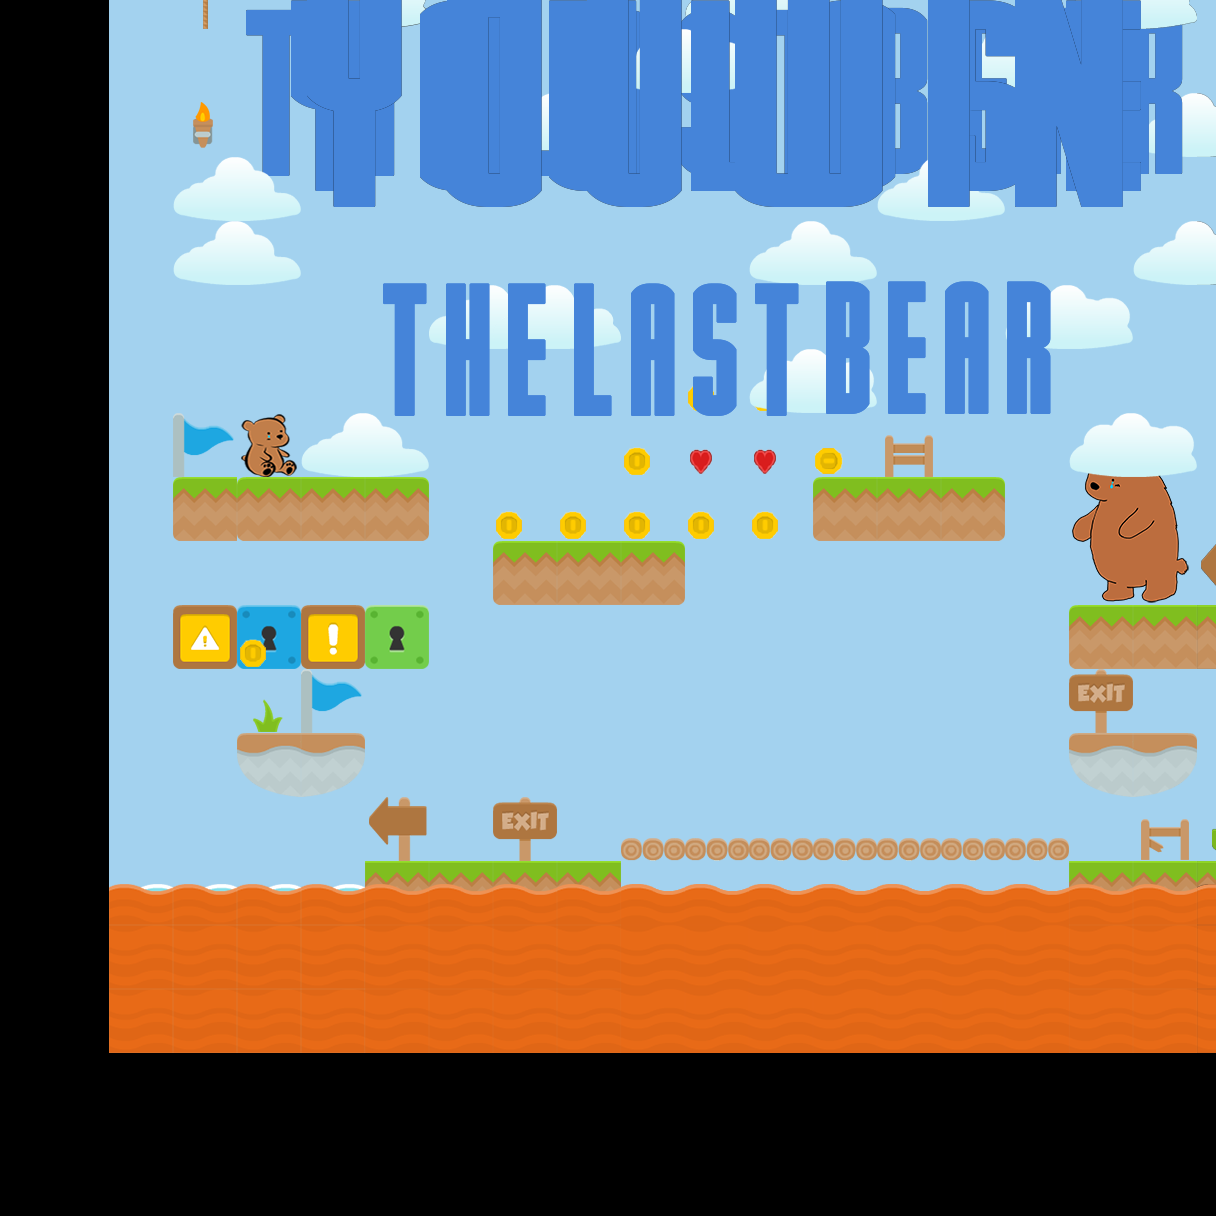

This game map was drawn from its Tiled (.tmx) file and the tilesets committed beside it. A one-line description and the trimmed map source follow:
An orthogonal 19x19 tile map with 64x64 px tiles, 5 tile layers (BG, 1, 2, 3, ...), 7 tilesets.

<map version="1.0" orientation="orthogonal" renderorder="right-down" width="19" height="19" tilewidth="64" tileheight="64" nextobjectid="1">
 <tileset firstgid="1" name="coin 64-64" tilewidth="64" tileheight="64" tilecount="108" columns="9">
  <image source="TilemapTemp/coin 64-64.png" width="600" height="794" />
  <tile id="64">
   <animation>
    <frame tileid="63" duration="100" />
    <frame tileid="64" duration="100" />
   </animation>
  </tile>
  <tile id="66">
   <animation>
    <frame tileid="66" duration="100" />
    <frame tileid="65" duration="100" />
   </animation>
  </tile>
  <tile id="72">
   <animation>
    <frame tileid="72" duration="100" />
    <frame tileid="73" duration="100" />
   </animation>
  </tile>
  <tile id="76">
   <animation>
    <frame tileid="76" duration="100" />
    <frame tileid="77" duration="100" />
   </animation>
  </tile>
  <tile id="86">
   <animation>
    <frame tileid="86" duration="500" />
    <frame tileid="87" duration="500" />
   </animation>
  </tile>
  <tile id="87">
   <animation>
    <frame tileid="86" duration="100" />
    <frame tileid="87" duration="100" />
    <frame tileid="88" duration="100" />
   </animation>
  </tile>
  <tile id="90">
   <animation>
    <frame tileid="90" duration="100" />
    <frame tileid="91" duration="100" />
    <frame tileid="92" duration="100" />
   </animation>
  </tile>
 </tileset>
 <tileset firstgid="109" name="coin1" tilewidth="32" tileheight="32" tilecount="2" columns="2">
  <image source="TilemapTemp/coin1.png" width="64" height="32" />
  <tile id="0">
   <animation>
    <frame tileid="1" duration="200" />
    <frame tileid="0" duration="200" />
   </animation>
  </tile>
 </tileset>
 <tileset firstgid="111" name="heart1" tilewidth="32" tileheight="32" tilecount="2" columns="2">
  <image source="TilemapTemp/heart1.png" width="64" height="32" />
  <tile id="0">
   <animation>
    <frame tileid="0" duration="200" />
    <frame tileid="1" duration="100" />
   </animation>
  </tile>
 </tileset>
 <tileset firstgid="113" name="bear2" tilewidth="64" tileheight="64" tilecount="1" columns="1">
  <image source="TilemapTemp/bear2.png" width="64" height="64" />
 </tileset>
 <tileset firstgid="114" name="bearAll" tilewidth="896" tileheight="320" tilecount="6" columns="1">
  <image source="TilemapTemp/bearAll.png" width="896" height="1920" />
  <tile id="0">
   <animation>
    <frame tileid="0" duration="800" />
    <frame tileid="1" duration="800" />
    <frame tileid="2" duration="800" />
    <frame tileid="3" duration="800" />
    <frame tileid="4" duration="800" />
    <frame tileid="5" duration="800" />
   </animation>
  </tile>
 </tileset>
 <tileset firstgid="120" name="text 960-256" tilewidth="960" tileheight="256" tilecount="6" columns="1">
  <image source="TilemapTemp/text 960-256.png" width="960" height="1536" />
  <tile id="0">
   <animation>
    <frame tileid="0" duration="1000" />
    <frame tileid="1" duration="600" />
   </animation>
  </tile>
  <tile id="2">
   <animation>
    <frame tileid="2" duration="1500" />
    <frame tileid="3" duration="600" />
   </animation>
  </tile>
 </tileset>
 <tileset firstgid="126" name="BGClear" tilewidth="64" tileheight="64" tilecount="324" columns="18">
  <image source="TilemapTemp/BGClear.png" width="1200" height="1200" />
 </tileset>
 <layer name="BG" width="19" height="19" offsetx="109.091" offsety="-163.636">
  <data>[361 cells, 361 non-empty, 1 distinct tile ids]</data>
 </layer>
 <layer name="1" width="19" height="19" offsetx="109.091" offsety="-163.636">
  <data>[361 cells, 132 non-empty, 35 distinct tile ids]</data>
 </layer>
 <layer name="2" width="19" height="19" offsetx="109.091" offsety="-163.636">
  <data>[361 cells, 85 non-empty, 14 distinct tile ids]</data>
 </layer>
 <layer name="3" width="19" height="19" offsetx="109.091" offsety="-163.636">
  <data>[361 cells, 2 non-empty, 2 distinct tile ids]</data>
 </layer>
 <layer name="4" width="19" height="19" offsetx="109.091" offsety="-163.636">
  <data>[361 cells, 2 non-empty, 2 distinct tile ids]</data>
 </layer>
</map>